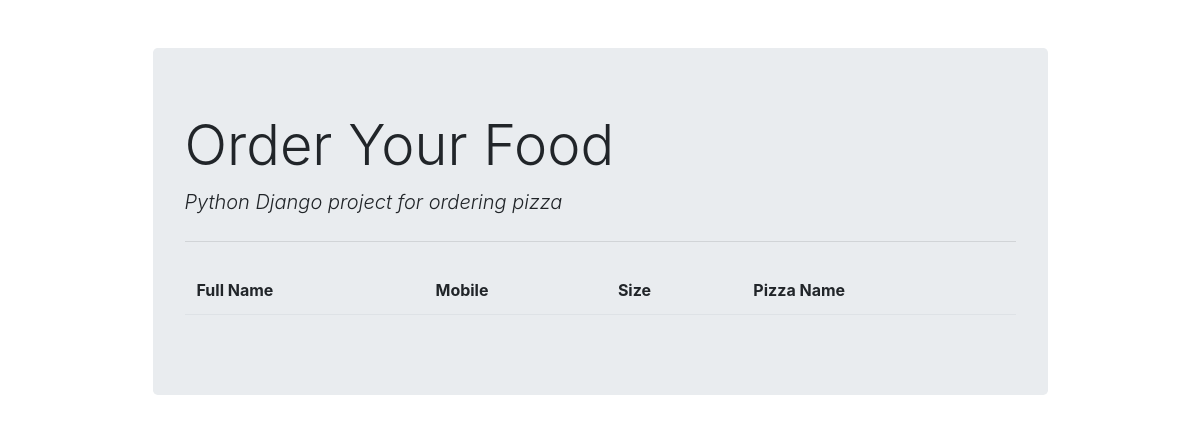
The app's page /order, older data.
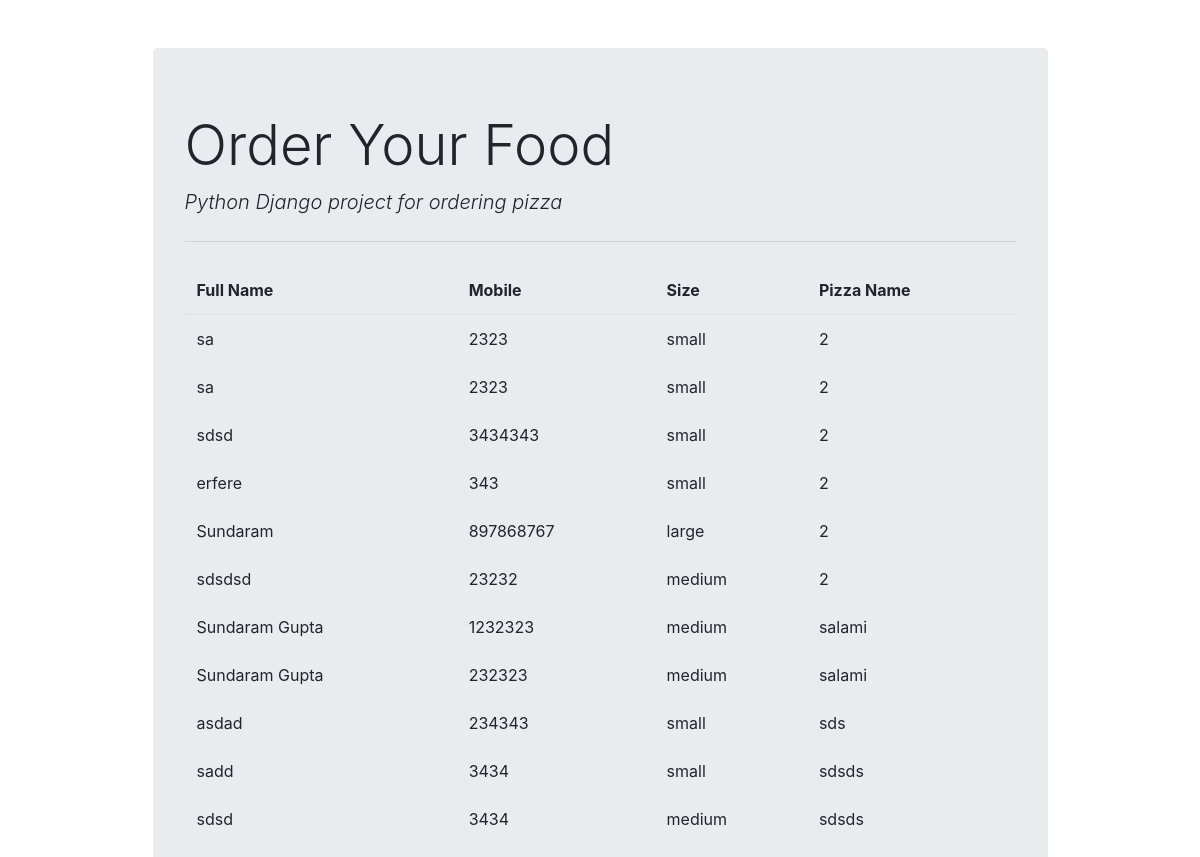
The same page, newer data.
### pizza/models.py (models this page shows)
class Order(models.Model):
    fullname = models.CharField(max_length=100)
    pizza_name = models.CharField(max_length=10)
    mobile= models.CharField(max_length=15)
    email= models.CharField(max_length=15)
    size= models.ForeignKey(Position,on_delete=models.CASCADE)

class Position(models.Model):
    title = models.CharField(max_length=50)
    def __str__(self):
        return self.title

### pizza/views.py (the view)
# urls.py: path('order',views.order,name='order')
def order(request):
    context = {'order': Order.objects.all()}
    return render(request, "menu/order.html", context)

### pizza/templates/menu/order.html
{% extends "menu/base.html" %}
{% block content %}
<table class="table table-borderless">
    <thead class="border-bottom font-weight-bold">
        <tr>
            <td>Full Name</td>
            <td>Mobile</td>
            <td>Size</td>
            <td>Pizza Name</td>
        </tr>
    </thead>
    <tbody>
        {% for o in order %}
            <tr>
                <td>{{o.fullname}}</td>
                <td>{{o.mobile}}</td>
                <td>{{o.size}}</td>
                <td>{{o.pizza_name}}</td>
            </tr>
        {% endfor %}
    </tbody>
</table>
{% endblock content %}

### pizza/templates/menu/base.html (shortened to what this page needs)
<!DOCTYPE html>
<html lang="en">
<head>
    <link rel="stylesheet" href="https://stackpath.bootstrapcdn.com/bootstrap/4.3.1/css/bootstrap.min.css"
>
    <link rel="stylesheet" href="https://cdnjs.cloudflare.com/ajax/libs/font-awesome/5.11.2/css/all.min.css">
</head>
<body>
    <div class="container">
        <div class="col-md-10 offset-md-1 mt-5">
            <div class="jumbotron">
                <h1 class="display-4">Order Your Food</h1>
                <p class="lead font-italic">Python Django project for ordering pizza</p>
                <hr class="my-4">
                {% block content %}
                {% endblock content %}
            </div>
        </div>
    </div>
</body>
</html>

Row changes from the older to the newer data that the page shows:
added Order: fullname "sa", mobile "2323", size "small", pizza_name "2"
added Order: fullname "sa", mobile "2323", size "small", pizza_name "2"
added Order: fullname "sdsd", mobile "3434343", size "small", pizza_name "2"
added Order: fullname "erfere", mobile "343", size "small", pizza_name "2"
added Order: fullname "Sundaram", mobile "897868767", size "large", pizza_name "2"
added Order: fullname "sdsdsd", mobile "23232", size "medium", pizza_name "2"
added Order: fullname "Sundaram Gupta", mobile "1232323", size "medium", pizza_name "salami"
added Order: fullname "Sundaram Gupta", mobile "232323", size "medium", pizza_name "salami"
added Order: fullname "asdad", mobile "234343", size "small", pizza_name "sds"
added Order: fullname "sadd", mobile "3434", size "small", pizza_name "sdsds"
added Order: fullname "sdsd", mobile "3434", size "medium", pizza_name "sdsds"
